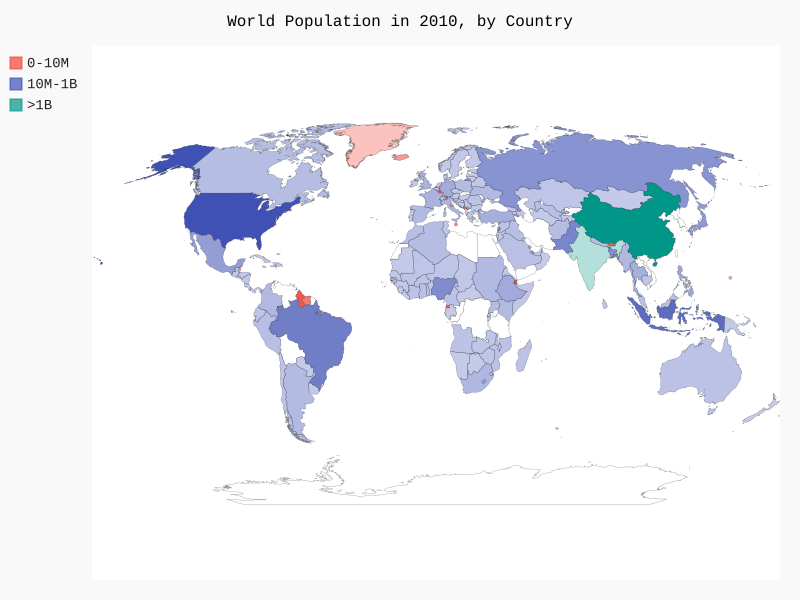

The Python source for this figure:
import json 
import pygal

from pygal.maps.world import World
from country_codes import get_country_code

# Load data into a list.
#filename = '/Users/Claudia/Documents/Personal_Projects/Python_Crash_Course/Data_Visualization_Project/Downloading Data/data/population_data.json'
filename = 'Downloading Data/data/population_data.json'
with open(filename) as f:
    pop_data = json.load(f)

# Build a dictionary of population data.
cc_populations = {}
for pop_dict in pop_data:
    if pop_dict['Year'] == '2010':
        country_name = pop_dict['Country Name']
        population = int(float(pop_dict['Value']))
        code = get_country_code(country_name)
        if code:
            cc_populations[code] = population

# Group the countries into 3 population levels.
cc_pops_1, cc_pops_2, cc_pops_3 = {}, {}, {}
for cc, pop in cc_populations.items():
    if pop < 1000000:
        cc_pops_1[cc] = pop
    elif pop < 1000000000:
        cc_pops_2[cc] = pop
    else:
        cc_pops_3[cc] = pop

# See how many countries are in each level. Pygal already applies color style for each level.
print(len(cc_pops_1), len(cc_pops_2), len(cc_pops_3))

wm = World()
wm.title = 'World Population in 2010, by Country'
wm.add('0-10M', cc_pops_1)
wm.add('10M-1B', cc_pops_2)
wm.add('>1B', cc_pops_3)

wm.render_to_file('world_population.svg')
